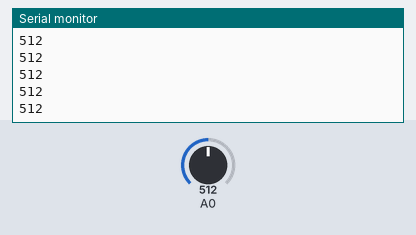
Recording of a sketch running on a simulated Arduino Uno, built with avr-gcc and run on an emulated ATmega328P. On the bench: the last lines printed to the serial monitor. The inputs (shaded band) are chosen by the test bench; at power-on: A0 = 512.

Above: at 1.2 s.
1.3 s: A0 set to 716
At 2.2 s:
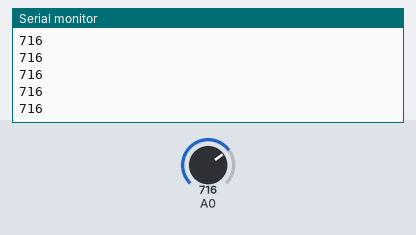
2.8 s: A0 set to 900
At 3.6 s:
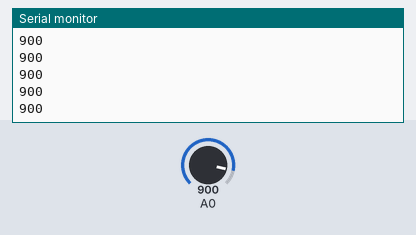
Timing chart, 0 to 5.8 s (numbered marks = the images above; inputs shaded):
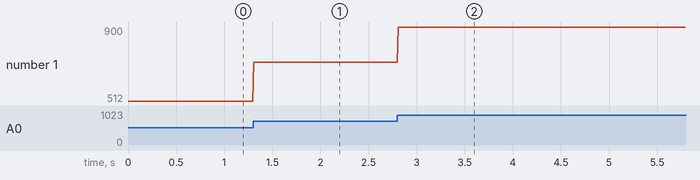

Measured:
- after the input at 1.3 s, the serial monitor: prints a new line at once (image 1)
- after the input at 2.8 s, the serial monitor: prints a new line at once (image 2)
- plotted number 1: 512 → 716 after the input at 1.3 s, 716 → 900 after the input at 2.8 s

The sketch:

UV_sensor_sample.ino
```cpp
/*
  e-Gizmo UV sensor module

  This example code reads an analog input on pin 0,
  then prints the result to the serial monitor.

  Codes by
  e-Gizmo Mechtronix Central
  http://www.e-gizmo.com
  August 10,2017

 */

// the setup routine runs once when you press reset:
void setup() {
  // initialize serial communication at 9600 bits per second:
  Serial.begin(9600);

}

// the loop routine runs over and over again forever:
void loop() {
  // read the input on analog pin 0:
  int SENSOR_VALUE = analogRead(A0);
  // print out the value you read:
  Serial.println(SENSOR_VALUE);
  delay(10);        // delay in between reads for stability
}
```
